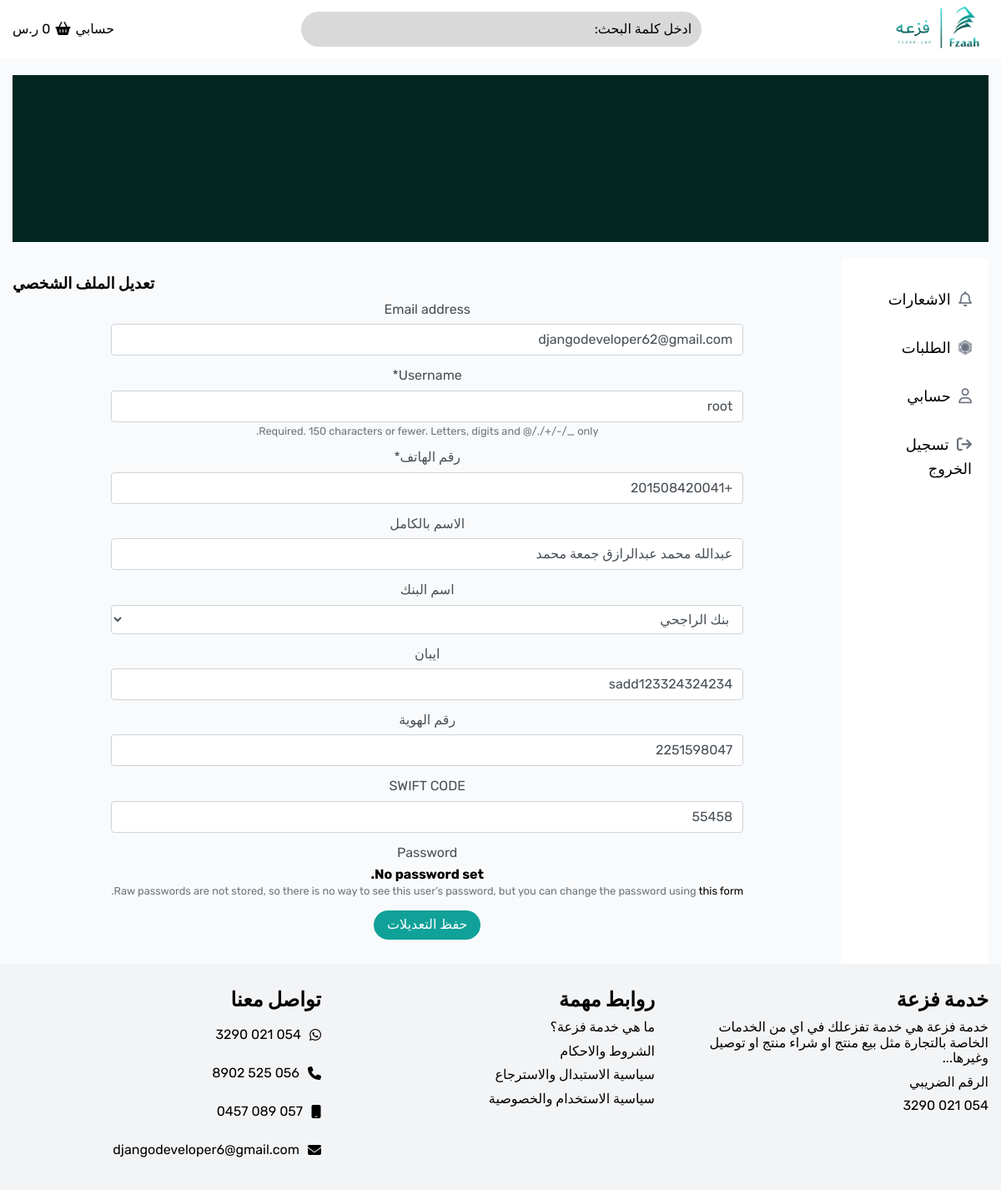
Page /user/profile/ (signed in) on the committed database.
### user/models.py (models this page shows)
class CustomUser(AbstractUser):
    phone_number = models.CharField(max_length=30, verbose_name="رقم الهاتف")
    full_name = models.CharField(max_length=255, verbose_name="الاسم بالكامل", null=True, blank=True)
    bank_name = models.ForeignKey(Bank, on_delete=models.SET_NULL, null=True, blank=True, verbose_name='اسم البنك')
    iban = models.CharField(max_length=255, verbose_name="ايبان", null=True, blank=True)
    id_number = models.CharField(max_length=255, verbose_name="رقم الهوية", null=True, blank=True)
    swift_code = models.CharField(max_length=255, verbose_name='SWIFT CODE', null=True, blank=True)

### user/views.py (the view)
# urls.py: path('profile/', edit_profile,name='profile'),
@login_required
def edit_profile(request):
    form = UpdateUserForm(instance=request.user)
    if request.POST:
        form = UpdateUserForm(request.POST, instance=request.user)
        if form.is_valid():
            form.save()
            messages.add_message(request, messages.SUCCESS, "تم حفظ التعديلات بنجاح")
            return redirect('user:profile')
    context = {
        'form': form,
    }
    return render(request, 'user/profile-edit.html', context)

### user/forms.py
class UpdateUserForm(UserChangeForm):
    class Meta:
        model = CustomUser
        fields = [
            'email', 'username', 'phone_number', 'full_name', 'bank_name', 'iban', 'id_number', 'swift_code'
        ]
        exclude = ('password1', 'password2')

### user/models.py (called while the page is built)
    def __str__(self):
        return self.name

### user/templates/user/profile-edit.html (shortened to what this page needs)
{% extends 'user/profile-base.html' %}
{% load static %}
{% load crispy_forms_tags %}
{% block section_title %}
تعديل الملف الشخصي
{% endblock section_title %}
{% block section_content %}
<form method="post">
    {{form|crispy}}
    <button type="submit" class="btn btn-dark">حفظ التعديلات</button>
</form>
{% endblock section_content %}

### rows in the picture
CustomUser: email "djangodeveloper62@gmail.com", username "root", phone_number "+201508420041", full_name "عبدالله محمد عبدالرازق جمعة محمد", bank_name "بنك الراجحي", iban "sadd123324324234", id_number "2251598047", swift_code "55458"
